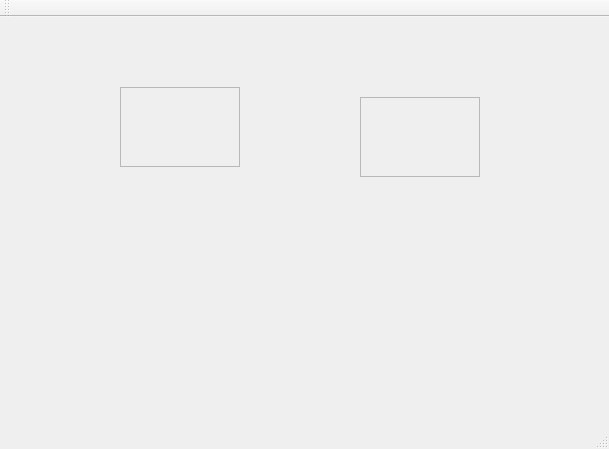
<?xml version="1.0" encoding="UTF-8"?>
<ui version="4.0">
 <class>MainWindow</class>
 <widget class="QMainWindow" name="MainWindow">
  <property name="geometry">
   <rect>
    <x>0</x>
    <y>0</y>
    <width>609</width>
    <height>449</height>
   </rect>
  </property>
  <property name="windowTitle">
   <string>MainWindow</string>
  </property>
  <widget class="QWidget" name="centralWidget">
   <widget class="DragWidget" name="frame">
    <property name="geometry">
     <rect>
      <x>120</x>
      <y>70</y>
      <width>120</width>
      <height>80</height>
     </rect>
    </property>
    <property name="frameShape">
     <enum>QFrame::StyledPanel</enum>
    </property>
    <property name="frameShadow">
     <enum>QFrame::Raised</enum>
    </property>
   </widget>
   <widget class="DragWidget" name="frame_2">
    <property name="geometry">
     <rect>
      <x>360</x>
      <y>80</y>
      <width>120</width>
      <height>80</height>
     </rect>
    </property>
    <property name="frameShape">
     <enum>QFrame::StyledPanel</enum>
    </property>
    <property name="frameShadow">
     <enum>QFrame::Raised</enum>
    </property>
   </widget>
  </widget>
  <widget class="QMenuBar" name="menuBar">
   <property name="geometry">
    <rect>
     <x>0</x>
     <y>0</y>
     <width>609</width>
     <height>22</height>
    </rect>
   </property>
  </widget>
  <widget class="QToolBar" name="mainToolBar">
   <attribute name="toolBarArea">
    <enum>TopToolBarArea</enum>
   </attribute>
   <attribute name="toolBarBreak">
    <bool>false</bool>
   </attribute>
  </widget>
  <widget class="QStatusBar" name="statusBar"/>
 </widget>
 <layoutdefault spacing="6" margin="11"/>
 <customwidgets>
  <customwidget>
   <class>DragWidget</class>
   <extends>QFrame</extends>
   <header location="global">dragwidget.h</header>
   <container>1</container>
  </customwidget>
 </customwidgets>
 <resources/>
 <connections/>
</ui>
